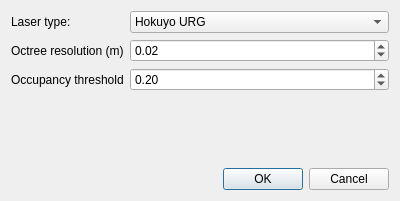
<?xml version="1.0" encoding="UTF-8"?>
<ui version="4.0">
 <class>ViewerSettingsClass</class>
 <widget class="QDialog" name="ViewerSettingsClass">
  <property name="geometry">
   <rect>
    <x>0</x>
    <y>0</y>
    <width>400</width>
    <height>201</height>
   </rect>
  </property>
  <property name="windowTitle">
   <string>ViewerSettings</string>
  </property>
  <layout class="QVBoxLayout" name="verticalLayout">
   <item>
    <layout class="QFormLayout" name="formLayout">
     <property name="fieldGrowthPolicy">
      <enum>QFormLayout::AllNonFixedFieldsGrow</enum>
     </property>
     <item row="0" column="0">
      <widget class="QLabel" name="label">
       <property name="text">
        <string>Laser type: </string>
       </property>
       <property name="buddy">
        <cstring>laserType</cstring>
       </property>
      </widget>
     </item>
     <item row="0" column="1">
      <widget class="QComboBox" name="laserType">
       <item>
        <property name="text">
         <string>Hokuyo URG</string>
        </property>
       </item>
       <item>
        <property name="text">
         <string>Sick LMS</string>
        </property>
       </item>
      </widget>
     </item>
     <item row="1" column="0">
      <widget class="QLabel" name="label_2">
       <property name="text">
        <string>Octree resolution (m)</string>
       </property>
       <property name="buddy">
        <cstring>resolution</cstring>
       </property>
      </widget>
     </item>
     <item row="1" column="1">
      <widget class="QDoubleSpinBox" name="resolution">
       <property name="singleStep">
        <double>0.010000000000000</double>
       </property>
       <property name="value">
        <double>0.020000000000000</double>
       </property>
      </widget>
     </item>
     <item row="2" column="0">
      <widget class="QLabel" name="label_3">
       <property name="text">
        <string>Occupancy threshold</string>
       </property>
       <property name="buddy">
        <cstring>threshold</cstring>
       </property>
      </widget>
     </item>
     <item row="2" column="1">
      <widget class="QDoubleSpinBox" name="threshold">
       <property name="maximum">
        <double>1.000000000000000</double>
       </property>
       <property name="singleStep">
        <double>0.050000000000000</double>
       </property>
       <property name="value">
        <double>0.200000000000000</double>
       </property>
      </widget>
     </item>
    </layout>
   </item>
   <item>
    <widget class="QDialogButtonBox" name="buttonBox">
     <property name="standardButtons">
      <set>QDialogButtonBox::Cancel|QDialogButtonBox::Ok</set>
     </property>
    </widget>
   </item>
  </layout>
 </widget>
 <layoutdefault spacing="6" margin="11"/>
 <resources/>
 <connections>
  <connection>
   <sender>buttonBox</sender>
   <signal>accepted()</signal>
   <receiver>ViewerSettingsClass</receiver>
   <slot>accept()</slot>
   <hints>
    <hint type="sourcelabel">
     <x>199</x>
     <y>177</y>
    </hint>
    <hint type="destinationlabel">
     <x>199</x>
     <y>100</y>
    </hint>
   </hints>
  </connection>
  <connection>
   <sender>buttonBox</sender>
   <signal>rejected()</signal>
   <receiver>ViewerSettingsClass</receiver>
   <slot>reject()</slot>
   <hints>
    <hint type="sourcelabel">
     <x>199</x>
     <y>177</y>
    </hint>
    <hint type="destinationlabel">
     <x>199</x>
     <y>100</y>
    </hint>
   </hints>
  </connection>
 </connections>
</ui>
